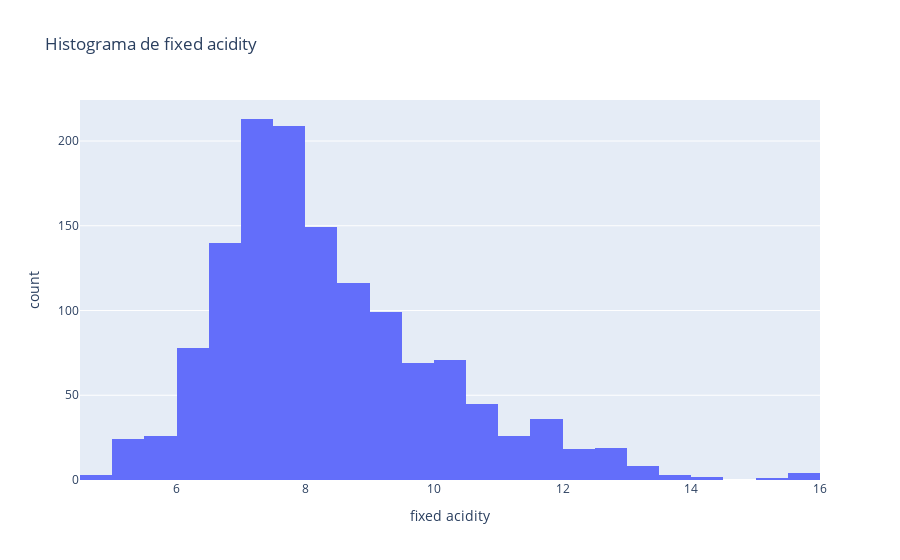
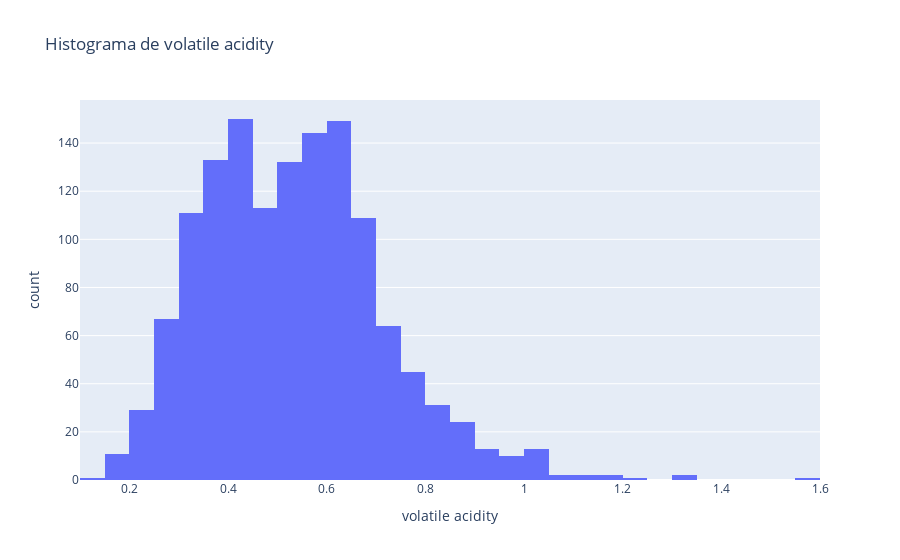
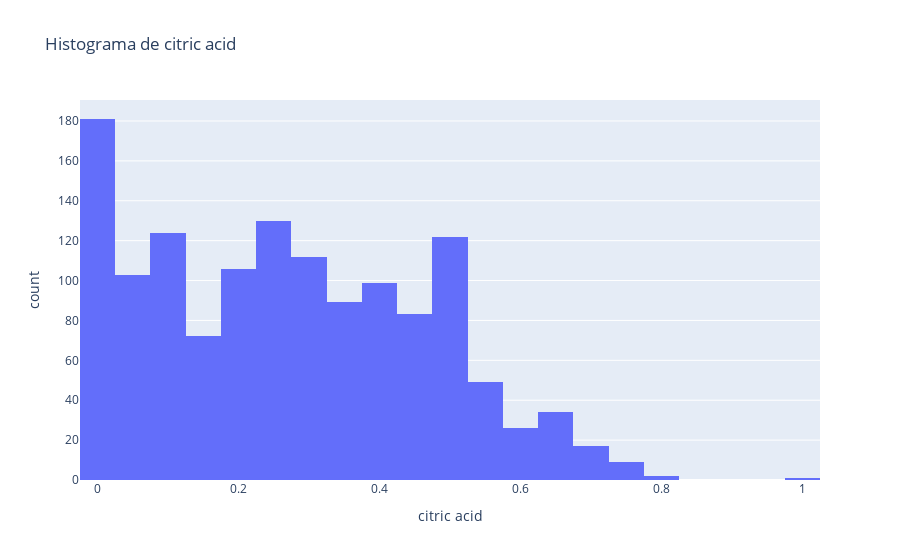
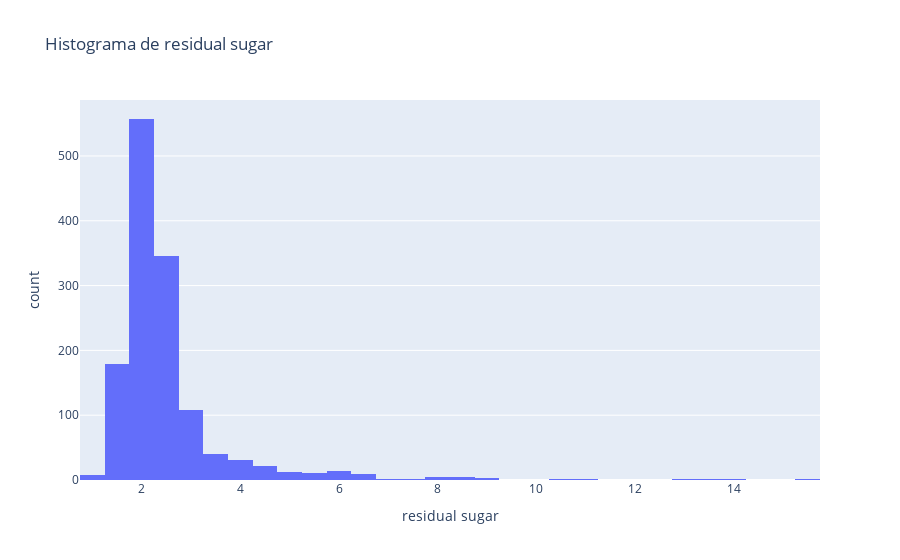

The code cell stored with these charts, in order, in its notebook:
### Code cell
#Uso de la librería Plotly para visualización

# 1. Histogramas 
for col in df.columns[:-1]:
    px.histogram(df, x=col, nbins=30, title=f"Histograma de {col}").show()

### Figure 1 — Plotly figure (JSON) as saved in the notebook; plotly's stock layout.template omitted (floating-point values rounded to 4 significant figures; data arrays with more than 128 entries replaced by an {"elided": "..."} marker saying what was removed)
{"data": [{"bingroup": "x", "hovertemplate": "fixed acidity=%{x}<br>count=%{y}<extra></extra>", "legendgroup": "", "marker": {"color": "#636efa", "pattern": {"shape": ""}}, "name": "", "nbinsx": 30, "orientation": "v", "showlegend": false, "type": "histogram", "x": {"elided": "1359 float values"}, "xaxis": "x", "yaxis": "y"}], "layout": {"barmode": "relative", "legend": {"tracegroupgap": 0}, "title": {"text": "Histograma de fixed acidity"}, "xaxis": {"anchor": "y", "domain": [0, 1], "title": {"text": "fixed acidity"}}, "yaxis": {"anchor": "x", "domain": [0, 1], "title": {"text": "count"}}}}

### Figure 2 — Plotly figure (JSON) as saved in the notebook; plotly's stock layout.template omitted (floating-point values rounded to 4 significant figures; data arrays with more than 128 entries replaced by an {"elided": "..."} marker saying what was removed)
{"data": [{"bingroup": "x", "hovertemplate": "volatile acidity=%{x}<br>count=%{y}<extra></extra>", "legendgroup": "", "marker": {"color": "#636efa", "pattern": {"shape": ""}}, "name": "", "nbinsx": 30, "orientation": "v", "showlegend": false, "type": "histogram", "x": {"elided": "1359 float values"}, "xaxis": "x", "yaxis": "y"}], "layout": {"barmode": "relative", "legend": {"tracegroupgap": 0}, "title": {"text": "Histograma de volatile acidity"}, "xaxis": {"anchor": "y", "domain": [0, 1], "title": {"text": "volatile acidity"}}, "yaxis": {"anchor": "x", "domain": [0, 1], "title": {"text": "count"}}}}

### Figure 3 — Plotly figure (JSON) as saved in the notebook; plotly's stock layout.template omitted (floating-point values rounded to 4 significant figures; data arrays with more than 128 entries replaced by an {"elided": "..."} marker saying what was removed)
{"data": [{"bingroup": "x", "hovertemplate": "citric acid=%{x}<br>count=%{y}<extra></extra>", "legendgroup": "", "marker": {"color": "#636efa", "pattern": {"shape": ""}}, "name": "", "nbinsx": 30, "orientation": "v", "showlegend": false, "type": "histogram", "x": {"elided": "1359 float values"}, "xaxis": "x", "yaxis": "y"}], "layout": {"barmode": "relative", "legend": {"tracegroupgap": 0}, "title": {"text": "Histograma de citric acid"}, "xaxis": {"anchor": "y", "domain": [0, 1], "title": {"text": "citric acid"}}, "yaxis": {"anchor": "x", "domain": [0, 1], "title": {"text": "count"}}}}

### Figure 4 — Plotly figure (JSON) as saved in the notebook; plotly's stock layout.template omitted (floating-point values rounded to 4 significant figures; data arrays with more than 128 entries replaced by an {"elided": "..."} marker saying what was removed)
{"data": [{"bingroup": "x", "hovertemplate": "residual sugar=%{x}<br>count=%{y}<extra></extra>", "legendgroup": "", "marker": {"color": "#636efa", "pattern": {"shape": ""}}, "name": "", "nbinsx": 30, "orientation": "v", "showlegend": false, "type": "histogram", "x": {"elided": "1359 float values"}, "xaxis": "x", "yaxis": "y"}], "layout": {"barmode": "relative", "legend": {"tracegroupgap": 0}, "title": {"text": "Histograma de residual sugar"}, "xaxis": {"anchor": "y", "domain": [0, 1], "title": {"text": "residual sugar"}}, "yaxis": {"anchor": "x", "domain": [0, 1], "title": {"text": "count"}}}}
